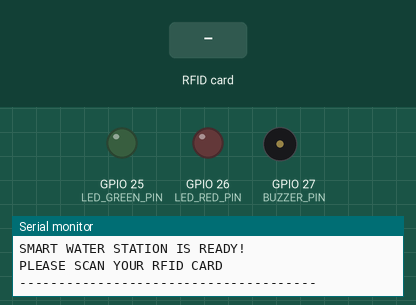
This sketch was run on a simulated ESP32. Parts: output pins drawn as LEDs (lit = HIGH), buzzer (waves = sounding, pin HIGH), the last lines printed to the serial monitor. The test bench sets the inputs (shaded band). A WiFi scan finds three made-up networks.

Above: at 5.5 s.
5.6 s: RFID card 5E 7A 19 C4 held to the reader
At 6.1 s:
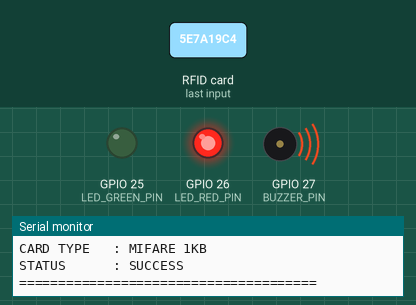
At 6.7 s:
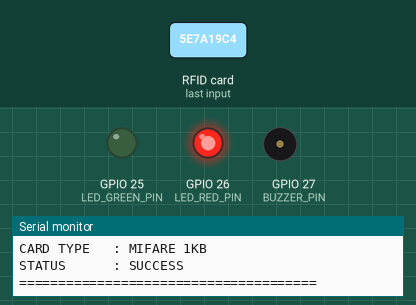
Timing chart, 0 to 8.6 s (numbered marks = the images above; inputs shaded):
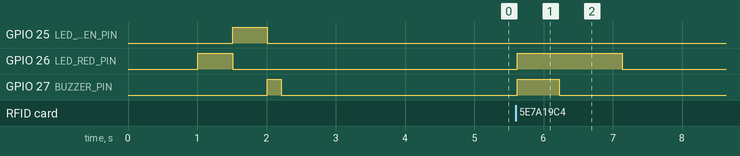

The sketch:

terma_water_station.ino
```cpp
#include <Arduino.h>
#include <SPI.h>
#include <MFRC522.h>

// ---------------- TERMA CONNECTION -------------

#define DEVICE_ID "TWS-01"
#include "terma_net.h"

const unsigned long HEARTBEAT_INTERVAL = 60000;
const unsigned long SAME_CARD_IGNORE_MS = 3000;
unsigned long lastHeartbeat = 0;
unsigned long lastCardAt = 0;
char lastCard[32] = "";

// ================================================
// SMART WATER STATION
// ESP32 DEVKIT V1 - 30 PIN
// RFID MFRC522 + RED LED + GREEN LED + BUZZER
// ================================================

// ---------------- RFID PIN ----------------------

#define RFID_SS_PIN     5
#define RFID_RST_PIN     4

#define RFID_SCK_PIN    18
#define RFID_MISO_PIN   19
#define RFID_MOSI_PIN   23

// ---------------- OUTPUT PIN -------------------

#define LED_RED_PIN     26
#define LED_GREEN_PIN   25
#define BUZZER_PIN      27

// ---------------- RFID OBJECT ------------------

MFRC522 rfid(RFID_SS_PIN, RFID_RST_PIN);

// ---------------- SYSTEM STATUS -----------------

bool rfidReady = false;

unsigned long greenLedUntil = 0;
unsigned long redLedUntil = 0;
unsigned long buzzerUntil = 0;

unsigned long lastBlink = 0;

bool blinkState = false;

// =================================================
// FUNCTION: LED AND BUZZER CONTROL
// =================================================

void updateIndicators() {

    unsigned long now = millis();

    // Red LED
    bool redState = false;

    if (!rfidReady) {

        // Blink red LED if RFID initialization failed
        if (now - lastBlink >= 400) {

            lastBlink = now;
            blinkState = !blinkState;
        }

        redState = blinkState;

    } else {

        redState = now < redLedUntil;
    }

    // Green LED
    bool greenState = now < greenLedUntil;

    // Buzzer
    bool buzzerState = now < buzzerUntil;

    digitalWrite(LED_RED_PIN, redState);
    digitalWrite(LED_GREEN_PIN, greenState);
    digitalWrite(BUZZER_PIN, buzzerState);
}

// =================================================
// FUNCTION: BUZZER
// =================================================

void buzzerBeep(unsigned long duration) {

    buzzerUntil = millis() + duration;
}

// =================================================
// FUNCTION: INDICATOR TEST
// =================================================

void testIndicators() {

    Serial.println();
    Serial.println("=== INDICATOR TEST ===");

    // Test RED LED
    Serial.println("Testing RED LED...");

    digitalWrite(LED_RED_PIN, HIGH);
    delay(500);
    digitalWrite(LED_RED_PIN, LOW);

    // Test GREEN LED
    Serial.println("Testing GREEN LED...");

    digitalWrite(LED_GREEN_PIN, HIGH);
    delay(500);
    digitalWrite(LED_GREEN_PIN, LOW);

    // Test BUZZER
    Serial.println("Testing BUZZER...");

    digitalWrite(BUZZER_PIN, HIGH);
    delay(200);
    digitalWrite(BUZZER_PIN, LOW);

    Serial.println("Indicator test completed!");

    Serial.println("======================");
    Serial.println();
}

// =================================================
// FUNCTION: PRINT CARD UID
// =================================================

void printCardInfo() {

    Serial.println();
    Serial.println("======================================");
    Serial.println("          RFID CARD DETECTED");
    Serial.println("======================================");

    // Print UID HEX
    Serial.print("UID HEX     : ");

    for (byte i = 0; i < rfid.uid.size; i++) {

        if (rfid.uid.uidByte[i] < 0x10) {
            Serial.print("0");
        }

        Serial.print(rfid.uid.uidByte[i], HEX);

        if (i < rfid.uid.size - 1) {
            Serial.print(":");
        }
    }

    Serial.println();

    // Print UID DECIMAL
    Serial.print("UID DECIMAL : ");

    for (byte i = 0; i < rfid.uid.size; i++) {

        Serial.print(rfid.uid.uidByte[i]);

        if (i < rfid.uid.size - 1) {
            Serial.print(" ");
        }
    }

    Serial.println();

    // Print card type
    MFRC522::PICC_Type cardType =
        rfid.PICC_GetType(rfid.uid.sak);

    Serial.print("CARD TYPE   : ");

    Serial.println(
        rfid.PICC_GetTypeName(cardType)
    );

    Serial.println("STATUS      : SUCCESS");

    Serial.println("======================================");
}

// =================================================
// FUNCTION: RFID SCANNER
// =================================================

void scanRFID() {

    // Check new card
    if (!rfid.PICC_IsNewCardPresent()) {
        return;
    }

    // Read card UID
    if (!rfid.PICC_ReadCardSerial()) {

        Serial.println("ERROR: Failed to read RFID card!");

        redLedUntil = millis() + 500;

        return;
    }

    // Print RFID information
    printCardInfo();

    // UID as "A1:B2:C3:D4" - the value to enter as "UID kartu" in TERMA worker data
    char uid[32] = "";
    for (byte i = 0; i < rfid.uid.size && i < 10; i++) {
        snprintf(uid + strlen(uid), sizeof(uid) - strlen(uid), i ? ":%02X" : "%02X", rfid.uid.uidByte[i]);
    }

    // A card held on the reader is one visit, not many
    bool repeated = strcmp(uid, lastCard) == 0 && millis() - lastCardAt < SAME_CARD_IGNORE_MS;
    strcpy(lastCard, uid);
    lastCardAt = millis();

    if (!repeated) {

        char json[120];
        snprintf(json, sizeof(json), "{\"type\":\"water\",\"deviceId\":\"%s\",\"uid\":\"%s\"}", DEVICE_ID, uid);

        if (termaPost(json)) {

            // Accepted by TERMA: green LED + short beep
            greenLedUntil = millis() + 1000;
            redLedUntil = 0;
            buzzerBeep(150);

        } else {

            // Not sent: red LED + long beep, worker taps again
            redLedUntil = millis() + 1500;
            greenLedUntil = 0;
            buzzerBeep(600);
        }
    }

    // Halt RFID card
    rfid.PICC_HaltA();

    // Stop encryption
    rfid.PCD_StopCrypto1();
}

// =================================================
// SETUP
// =================================================

void setup() {

    // Serial initialization
    Serial.begin(115200);

    delay(1000);

    Serial.println();
    Serial.println("======================================");
    Serial.println("         SMART WATER STATION");
    Serial.println("           ESP32 DEVKIT");
    Serial.println("======================================");

    // Initialize output pins
    pinMode(LED_RED_PIN, OUTPUT);
    pinMode(LED_GREEN_PIN, OUTPUT);
    pinMode(BUZZER_PIN, OUTPUT);

    digitalWrite(LED_RED_PIN, LOW);
    digitalWrite(LED_GREEN_PIN, LOW);
    digitalWrite(BUZZER_PIN, LOW);

    // Test indicators
    testIndicators();

    termaNetBegin();

    // Initialize SPI
    Serial.println("Initializing SPI...");

    SPI.begin(
        RFID_SCK_PIN,
        RFID_MISO_PIN,
        RFID_MOSI_PIN,
        RFID_SS_PIN
    );

    // Initialize RFID
    Serial.println("Initializing MFRC522...");

    rfid.PCD_Init();

    delay(100);

    // Check RFID module
    byte version = rfid.PCD_ReadRegister(
        MFRC522::VersionReg
    );

    Serial.print("MFRC522 VERSION : 0x");
    Serial.println(version, HEX);

    // Check connection
    if (version == 0x00 || version == 0xFF) {

        rfidReady = false;

        Serial.println();
        Serial.println("ERROR: MFRC522 NOT DETECTED!");

        Serial.println("Please check:");
        Serial.println("- VCC must be 3.3V");
        Serial.println("- GND connection");
        Serial.println("- SPI wiring");
        Serial.println("- SS pin GPIO5");
        Serial.println("- RST pin GPIO4");

        return;
    }

    // RFID successfully initialized
    rfidReady = true;

    Serial.println();
    Serial.println("======================================");
    Serial.println("       INITIALIZATION SUCCESS");
    Serial.println("======================================");

    Serial.println("RFID MFRC522 : ONLINE");
    Serial.println("LED RED      : READY");
    Serial.println("LED GREEN    : READY");
    Serial.println("BUZZER       : READY");

    Serial.println("--------------------------------------");
    Serial.println("SMART WATER STATION IS READY!");
    Serial.println("PLEASE SCAN YOUR RFID CARD");
    Serial.println("--------------------------------------");

    Serial.println();
}

// =================================================
// LOOP
// =================================================

void loop() {

    // Update output indicators
    updateIndicators();

    // Stop scanning if RFID initialization failed
    if (!rfidReady) {
        return;
    }

    // Heartbeat tells TERMA the station is online, so missed drinks can be flagged
    if (lastHeartbeat == 0 || millis() - lastHeartbeat >= HEARTBEAT_INTERVAL) {

        lastHeartbeat = millis();

        char json[120];
        snprintf(json, sizeof(json), "{\"type\":\"water_heartbeat\",\"deviceId\":\"%s\",\"uptimeMs\":%lu}", DEVICE_ID, millis());
        termaPost(json);
    }

    // Scan RFID card
    scanRFID();
}
```

terma_net.h
```cpp
// TERMA shared network helper. Copy of this file lives in each sketch folder
// (Arduino IDE cannot include files outside the sketch folder).
#pragma once
#include <WiFi.h>
#include <ESPmDNS.h>
#include <HTTPClient.h>
#include "secrets.h"

static const char* termaSsids[] = {WIFI1_SSID, WIFI2_SSID, WIFI3_SSID};
static const char* termaPasses[] = {WIFI1_PASS, WIFI2_PASS, WIFI3_PASS};
static const int TERMA_NETS = 3;
static int termaNet = -1;  // saved network currently in use
static IPAddress termaServer;
static bool termaResolved = false;
static bool termaMdns = false;
static unsigned long termaLastTry = 0;

inline bool termaOnline() { return WiFi.status() == WL_CONNECTED; }

// Finds the TERMA server on the current network: fixed IP (VPS) or the laptop's mDNS name,
// so the laptop's IP may change between networks.
inline bool termaResolve() {
  if (termaResolved) return true;
  if (strlen(TERMA_SERVER_IP) > 0) return termaResolved = termaServer.fromString(TERMA_SERVER_IP);
  if (!termaMdns) termaMdns = MDNS.begin(DEVICE_ID);
  termaServer = MDNS.queryHost(TERMA_SERVER_MDNS, 2000);
  termaResolved = termaServer != IPAddress((uint32_t)0);
  Serial.printf("[NET] Server %s.local -> %s\n", TERMA_SERVER_MDNS, termaResolved ? termaServer.toString().c_str() : "tidak ditemukan");
  return termaResolved;
}

// Joins the saved networks in turn and stays on the first one where the TERMA server is found.
// (Joining the strongest network failed whenever the laptop was on a different saved network.)
inline bool termaHunt() {
  int found = WiFi.scanNetworks();
  if (found < 0) found = 0;
  Serial.printf("[NET] %d WiFi 2.4GHz terlihat:", found);
  for (int i = 0; i < found; i++) Serial.printf(" %s(%d)", WiFi.SSID(i).c_str(), WiFi.RSSI(i));
  Serial.println();
  for (int k = 1; k <= TERMA_NETS; k++) {
    int net = (termaNet + k + TERMA_NETS) % TERMA_NETS;
    bool visible = false;
    if (!strlen(termaSsids[net])) continue;  // unused slot
    for (int i = 0; i < found; i++) visible |= WiFi.SSID(i) == termaSsids[net];
    if (!visible) continue;
    WiFi.disconnect();
    termaResolved = false;
    WiFi.begin(termaSsids[net], termaPasses[net]);
    for (int t = 0; t < 150 && !termaOnline(); t++) delay(100);
    Serial.printf("[NET] WiFi %s: %s\n", termaSsids[net], termaOnline() ? WiFi.localIP().toString().c_str() : "gagal");
    if (termaOnline() && termaResolve()) {
      termaNet = net;
      return true;
    }
  }
  return false;
}

inline void termaNetBegin() {
  WiFi.mode(WIFI_STA);
  WiFi.setHostname(DEVICE_ID);
#ifdef CONFIG_IDF_TARGET_ESP32C3
  WiFi.setTxPower(WIFI_POWER_8_5dBm);  // ESP32-C3 Super Mini: full power often fails to associate
#else
  WiFi.setTxPower(WIFI_POWER_15dBm);   // lower current spikes: full power reset the board on weak USB/5 V supplies
#endif
  termaLastTry = millis();
  termaHunt();
}

// Keeps a route to the server, retrying at most every 10 s so sensors are not blocked.
inline bool termaEnsureWifi() {
  if (termaOnline() && termaResolved) return true;
  if (millis() - termaLastTry < 10000) return false;
  termaLastTry = millis();
  if (termaOnline() && termaResolve()) return true;
  return termaHunt();
}

// POSTs one JSON reading to TERMA. Returns true when the server accepted it (HTTP 200).
inline bool termaPost(const char* json) {
  if (!termaEnsureWifi()) return false;
  HTTPClient http;
  http.setTimeout(3000);
  http.begin(String("http://") + termaServer.toString() + ":" + TERMA_SERVER_PORT + "/api/iot");
  http.addHeader("Content-Type", "application/json");
  http.addHeader("x-terma-key", TERMA_IOT_KEY);
  int code = http.POST((uint8_t*)json, strlen(json));
  http.end();
  if (code <= 0) termaResolved = false;  // laptop moved or offline: look for it again
  Serial.printf("[NET] POST %d %s\n", code, json);
  return code == 200;
}
```

Measured:
- after the input at 5.6 s, GPIO 26 (LED_RED_PIN): LOW → HIGH at once, → LOW 1.5 s later; GPIO 27 (BUZZER_PIN): LOW → HIGH at once, → LOW 0.61 s later
